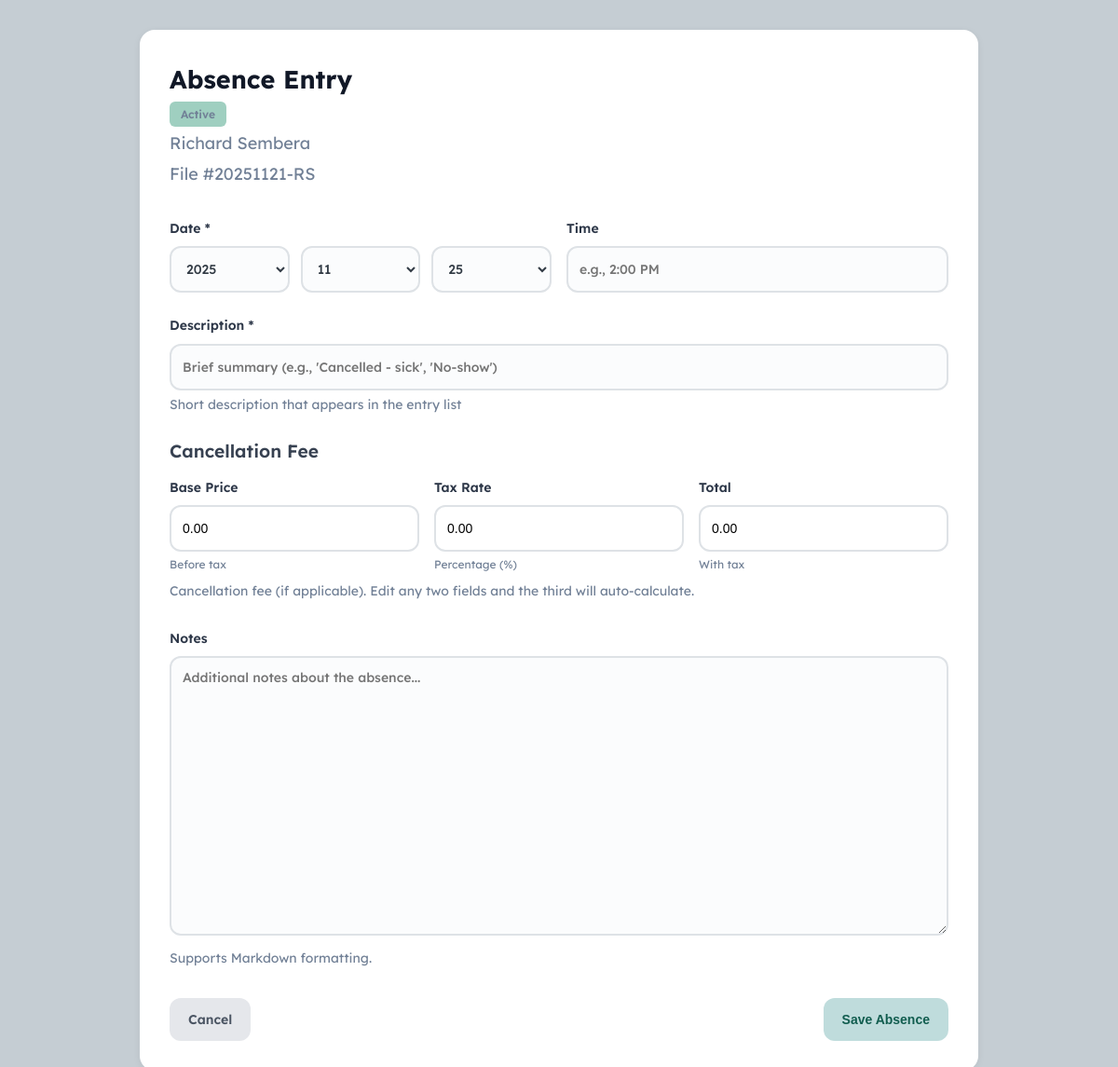
/client/1/absence, run on the app's committed database.
### tables this page shows
CREATE TABLE client_types (
                id INTEGER PRIMARY KEY AUTOINCREMENT,
                name TEXT UNIQUE NOT NULL,
                color TEXT NOT NULL,
                color_name TEXT,
                bubble_color TEXT,
                retention_period INTEGER,
                is_system INTEGER DEFAULT 0,
                is_system_locked INTEGER DEFAULT 0,
                created_at INTEGER NOT NULL,
                modified_at INTEGER NOT NULL
            );

CREATE TABLE clients (
                id INTEGER PRIMARY KEY AUTOINCREMENT,
                file_number TEXT UNIQUE NOT NULL,
                first_name TEXT NOT NULL,
                middle_name TEXT,
                last_name TEXT NOT NULL,
                type_id INTEGER NOT NULL,
                session_offset INTEGER DEFAULT 0,
                created_at INTEGER NOT NULL,
                modified_at INTEGER NOT NULL,
                is_deleted INTEGER DEFAULT 0,
                FOREIGN KEY (type_id) REFERENCES client_types(id)
            );

### web/blueprints/entries.py (the view, shortened to what this page needs)
@entries_bp.route('/client/<int:client_id>/absence', methods=['GET', 'POST'])
def create_absence(client_id):
    client = db.get_client(client_id)
    if not client:
        return "Client not found", 404
    client_type = db.get_client_type(client['type_id'])
    from datetime import date
    today = date.today().strftime('%Y-%m-%d')
    return render_template('entry_forms/absence.html',
                         client=client,
                         client_type=client_type,
                         today=today)

### core/database.py (called while the page is built)
    def connect(self):
        conn = sqlite3.connect(str(self.db_path), timeout=10.0)
        conn.execute('PRAGMA journal_mode=WAL')
        return conn

    def get_client_type(self, type_id: int) -> Optional[Dict[str, Any]]:
        conn = self.connect()
        conn.row_factory = sqlite3.Row
        cursor = conn.cursor()
        cursor.execute("SELECT * FROM client_types WHERE id = ?", (type_id,))
        row = cursor.fetchone()
        conn.close()
        return dict(row) if row else None

    def get_client(self, client_id: int) -> Optional[Dict[str, Any]]:
        conn = self.connect()
        conn.row_factory = sqlite3.Row
        cursor = conn.cursor()
        cursor.execute("SELECT * FROM clients WHERE id = ?", (client_id,))
        row = cursor.fetchone()
        conn.close()
        return dict(row) if row else None

### web/templates/entry_forms/absence.html (shortened to what this page needs)
{% extends "base.html" %}
{% block extra_css %}
<link rel="stylesheet" href="{{ url_for('static', filename='css/absence.css') }}">
{% endblock %}
{% block content %}
<div class="card" style="max-width: 900px; margin: 0 auto;">
    <div style="display: flex; justify-content: space-between; align-items: start; margin-bottom: 2rem;">
        <div>
            <h2>Absence Entry</h2>
            <div style="color: #718096;">
                <div style="margin-bottom: 0.25rem;">
                    <span class="type-badge" style="background-color: {{ client_type['color'] }}">
                        {{ client_type['name'] }}
                    </span>
                </div>
                <div style="margin-bottom: 0.25rem;">
                    {{ client['first_name'] }} {% if client['middle_name'] %}{{ client['middle_name'] }}{% endif %} {{ client['last_name'] }}
                </div>
                <div>
                    File #{{ client['file_number'] }}
                </div>
            </div>
        </div>
    </div>
    <form method="POST">
        <div style="display: grid; grid-template-columns: 1fr 1fr; gap: 1rem; margin-bottom: 1.5rem;">
            <div class="form-group" style="margin-bottom: 0;">
                <label for="absence_date">Date *</label>
                <div class="date-input-group">
                    <select id="date_year" name="date_year" required>
                        {% for year in range(2025, 2019, -1) %}
                        <option value="{{ year }}" {% if entry and absence_date and absence_date[:4] == year|string %}selected{% elif not is_edit and today[:4] == year|string %}selected{% endif %}>{{ year }}</option>
                        {% endfor %}
                    </select>
                    <select id="date_month" name="date_month" required>
                        {% for month in range(1, 13) %}
                        <option value="{{ '%02d'|format(month) }}" {% if entry and absence_date and absence_date[5:7] == '%02d'|format(month) %}selected{% elif not is_edit and today[5:7] == '%02d'|format(month) %}selected{% endif %}>{{ '%02d'|format(month) }}</option>
                        {% endfor %}
                    </select>
                    <select id="date_day" name="date_day" required>
                        {% for day in range(1, 32) %}
                        <option value="{{ '%02d'|format(day) }}" {% if entry and absence_date and absence_date[8:10] == '%02d'|format(day) %}selected{% elif not is_edit and today[8:10] == '%02d'|format(day) %}selected{% endif %}>{{ '%02d'|format(day) }}</option>
                        {% endfor %}
                    </select>
                </div>
            </div>
            <div class="form-group" style="margin-bottom: 0;">
                <label for="absence_time">Time</label>
                <input type="text"
                       id="absence_time"
                       name="absence_time"
                       value="{{ entry.absence_time if entry else '' }}"
                       placeholder="e.g., 2:00 PM">
            </div>
        </div>
        <div class="form-group">
            <label for="description">Description *</label>
            <input type="text"
                   id="description"
                   name="description"
                   value="{{ entry.description if entry else '' }}"
                   placeholder="Brief summary (e.g., 'Cancelled - sick', 'No-show')"
                   required>
            <div class="helper-text">Short description that appears in the entry list</div>
        </div>
        <h3 class="section-heading">Cancellation Fee</h3>
        <div class="fee-grid">
            <div class="fee-field">
                <label for="base_price">Base Price</label>
                <input type="number" id="base_price" name="base_price"
                    step="0.01" min="0"
                    value="{{ '%.2f'|format(entry.base_price) if entry and entry.base_price else '0.00' }}"
                    placeholder="0.00"
                    oninput="calculateAbsenceFee('base')"
                    onblur="formatToTwoDecimals(this)">
                <small>Before tax</small>
            </div>
            <div class="fee-field">
                <label for="tax_rate">Tax Rate</label>
                <input type="number" id="tax_rate" name="tax_rate"
                    step="0.01" min="0" max="100"
                    value="{{ '%.2f'|format(entry.tax_rate) if entry and entry.tax_rate else '0.00' }}"
                    placeholder="0.00"
                    oninput="calculateAbsenceFee('tax')"
                    onblur="formatToTwoDecimals(this)">
                <small>Percentage (%)</small>
            </div>
            <div class="fee-field">
                <label for="fee">Total</label>
                <input type="number" id="fee" name="fee"
                    step="0.01" min="0"
                    value="{{ '%.2f'|format(entry.fee) if entry and entry.fee else '0.00' }}"
                    placeholder="0.00"
                    oninput="calculateAbsenceFee('total')"
                    onblur="formatToTwoDecimals(this)">
                <small>With tax</small>
            </div>
        </div>
        <p style="margin-bottom:2em" class="helper-text">Cancellation fee (if applicable). Edit any two fields and the third will auto-calculate.</p>
        <div class="form-group">
            <label for="content">Notes</label>
            <textarea id="content"
                      name="content"
                      placeholder="Additional notes about the absence...">{{ entry.content if entry else '' }}</textarea>
            <div class="helper-text">
                Supports Markdown formatting.
            </div>
        </div>
        <div class="form-actions" style="display: flex; justify-content: space-between; align-items: center; margin-top: 2rem;">
            <a href="{{ url_for('clients.client_file', client_id=client['id']) }}" class="btn btn-secondary">Cancel</a>
            <button type="submit" class="btn">Save Absence</button>
        </div>
    </form>
</div>
{% endblock %}

### web/static/css/shared.css (style rules this page uses)
:root { --color-primary: #1F8F74; --color-primary-light: #9FCFC0; --color-primary-lighter: #BFDCDC; --color-primary-dark: #115D4F; --color-border: #DEE2E6; --color-border-focus: #1F8F74; --color-background: #FBFCFD; --color-background-secondary: #F7FAFC; --color-background-tertiary: #F9FAFB; --color-text: #323B45; --color-text-heading: #2D3748; --color-text-muted: #718096; --color-text-light: #4B5563; --color-danger: #E57373; --color-danger-hover: #D32F2F; --color-success: #10B981; --color-warning: #F59E0B; --shadow-sm: 0 2px 8px rgba(0,0,0,0.06); --shadow-md: 0 4px 12px rgba(0,0,0,0.1); --shadow-focus: 0 0 0 3px rgba(31,143,116,0.06); --space-xs: 0.25rem; --space-sm: 0.5rem; --space-md: 0.75rem; --space-lg: 1rem; --space-xl: 1.5rem; --space-2xl: 2rem; }
.btn { display: inline-flex !important; align-items: center !important; justify-content: center !important; padding: 0.5rem 1.25rem !important; background: var(--color-primary-lighter); color: var(--color-primary-dark); text-decoration: none !important; border-radius: 0.75rem; border: none; font-size: 0.875rem; font-weight: 600; cursor: pointer; transition: all 0.2s; height: 46px !important; line-height: 1 !important; box-sizing: border-box; vertical-align: middle; }
.btn-secondary { background: #E5E7EB !important; color: var(--color-text-light) !important; text-decoration: none !important; display: inline-flex !important; align-items: center !important; justify-content: center !important; }
.form-group { margin-bottom: var(--space-xl); }
.form-group label { display: block; margin-bottom: var(--space-sm); font-weight: 600; color: var(--color-text-heading); font-size: 0.875rem; }
.form-group input[type="text"], .form-group input[type="number"], .form-group input[type="email"], .form-group input[type="tel"], .form-group select { width: 100%; padding: var(--space-md); border: 2px solid var(--color-border); border-radius: 0.75rem; font-size: 0.875rem; font-weight: 500; color: var(--color-text); background: var(--color-background); transition: all 0.2s; height: 50px; box-sizing: border-box; font-family: 'Lexend', sans-serif; }
.form-group textarea { width: 100%; padding: var(--space-md); border: 2px solid var(--color-border); border-radius: 0.75rem; font-size: 0.875rem; font-weight: 500; color: var(--color-text); background: var(--color-background); transition: all 0.2s; min-height: 100px; resize: vertical; font-family: 'Lexend', sans-serif; box-sizing: border-box; }
.helper-text, .help-text { font-size: 0.875rem; color: var(--color-text-muted); margin-top: var(--space-xs); display: block; }
input[type="number"] { -moz-appearance: textfield; }
.date-input-group { display: flex; gap: var(--space-md); }
.date-input-group select { flex: 1; padding: var(--space-md); border: 2px solid var(--color-border); border-radius: 0.75rem; font-size: 0.875rem; font-weight: 500; color: var(--color-text); background: var(--color-background); cursor: pointer; transition: all 0.2s; height: 50px; line-height: normal; box-sizing: border-box; }
.fee-grid { display: grid; grid-template-columns: 1fr 1fr 1fr; gap: var(--space-lg); margin-bottom: var(--space-sm); }
.fee-field { display: flex; flex-direction: column; }
.fee-field label { font-weight: 600; color: var(--color-text-heading); margin-bottom: var(--space-sm); font-size: 0.875rem; }
.fee-field input { padding: var(--space-md); border: 2px solid var(--color-border); border-radius: 0.75rem; font-size: 0.875rem; transition: border-color 0.2s; height: 50px; box-sizing: border-box; }
.fee-field small { color: var(--color-text-muted); font-size: 0.75rem; margin-top: var(--space-xs); }
.card { background: white; border-radius: 1rem; padding: var(--space-2xl); box-shadow: var(--shadow-sm); }
.section-heading { color: var(--color-text-heading); font-size: 1.25rem; font-weight: 600; margin-bottom: var(--space-lg); }
.type-badge { padding: var(--space-xs) var(--space-md); border-radius: 0.375rem; font-size: 0.75rem; font-weight: 600; display: inline-block; }

### web/static/css/absence.css (style rules this page uses)
.form-group textarea { min-height: 300px; }
h3.section-heading { font-size: 1.2rem !important; font-weight: 600; color: #374151; margin: 0 0 0.75rem 0; }

### data on the page
client_types: name "Active"
clients: first_name "Richard", last_name "Sembera", file_number "20251121-RS"

### other printed values
form field date_year "2025"
form field date_month "11"
form field date_day "25"
